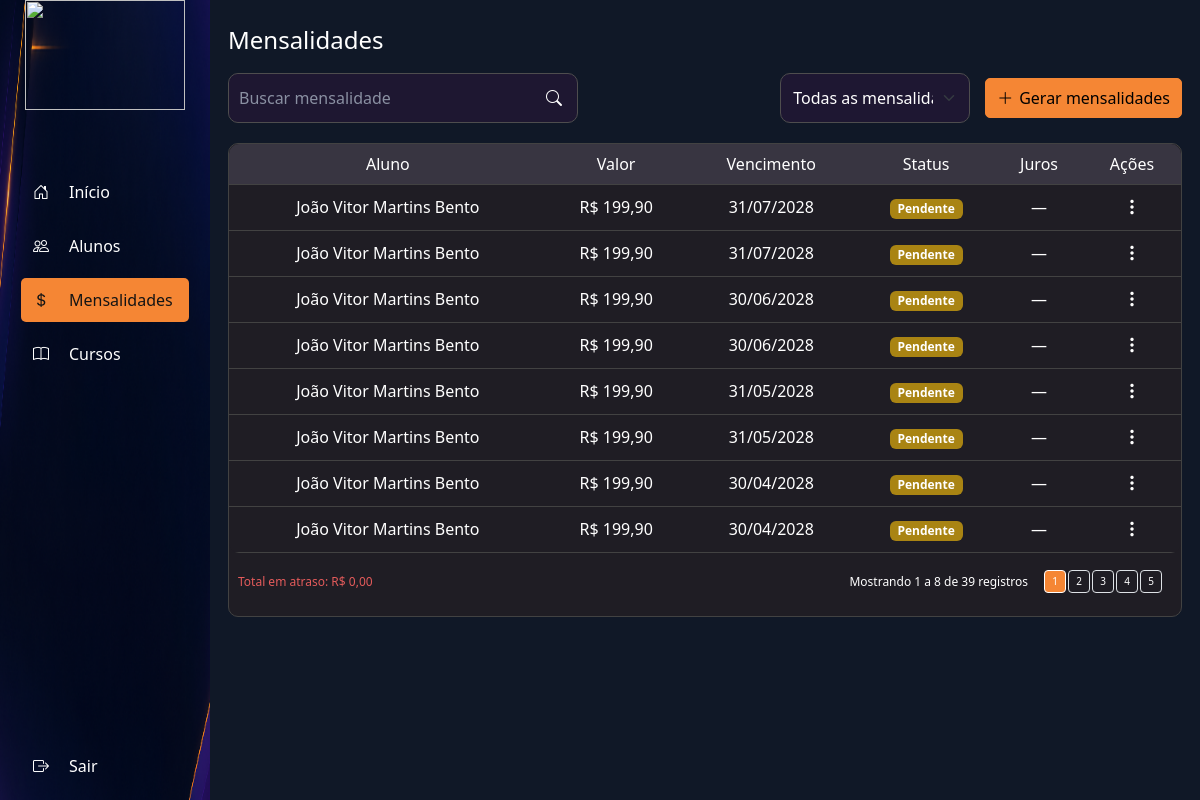
The page /compuway/system/mensalidades.php (signed in) on the database its author committed.
### tables this page shows
CREATE TABLE `pagamentos` (
  `id` int(11) NOT NULL,
  `cliente_id` int(11) NOT NULL,
  `curso_id` int(11) DEFAULT NULL,
  `valor` decimal(10,2) NOT NULL,
  `data_vencimento` date NOT NULL,
  `data_pagamento` date DEFAULT NULL,
  `status` enum('pendente','pago','atrasado') DEFAULT 'pendente',
  `matricula_id` int(11) DEFAULT NULL,
  `pacote_id` int(11) DEFAULT NULL,
  `referencia` char(7) DEFAULT NULL
);

CREATE TABLE `clientes` (
  `id` int(11) NOT NULL,
  `nome` varchar(150) NOT NULL,
  `email` varchar(150) NOT NULL,
  `senha` varchar(255) NOT NULL,
  `telefone` varchar(20) DEFAULT NULL,
  `data_cadastro` datetime DEFAULT current_timestamp(),
  `cpf` varchar(14) DEFAULT NULL,
  `data_nascimento` date DEFAULT NULL,
  `endereco` varchar(255) DEFAULT NULL,
  `ativo` tinyint(1) NOT NULL DEFAULT 1
);

### compuway/backend/financeiro.php (called while the page is built, shortened)
<?php
function atualizar_atrasados(mysqli $conexao): int
{
    $stmt = $conexao->prepare(
        "UPDATE pagamentos SET status = 'atrasado'
         WHERE status = 'pendente' AND data_vencimento < CURDATE()"
    );
    $stmt->execute();
    $marcados = $stmt->affected_rows;
    $stmt = $conexao->prepare(
        "UPDATE pagamentos SET status = 'pendente'
         WHERE status = 'atrasado' AND data_vencimento >= CURDATE()"
    );
    return $marcados;
}
function obter_resumo_financeiro(mysqli $conexao): array
{
    $totais = ["pago" => [0, 0.0], "pendente" => [0, 0.0], "atrasado" => [0, 0.0]];
    $res = $conexao->query("SELECT status, COUNT(*) AS qtd, COALESCE(SUM(valor),0) AS total FROM pagamentos GROUP BY status");
    while ($l = $res->fetch_assoc()) {
        if (isset($totais[$l["status"]])) {
            $totais[$l["status"]] = [(int)$l["qtd"], (float)$l["total"]];
        }
    }
    $recebido_mes = (float) $conexao->query(
        "SELECT COALESCE(SUM(valor),0) AS t FROM pagamentos
         WHERE status = 'pago'
           AND MONTH(data_pagamento) = MONTH(CURDATE())
           AND YEAR(data_pagamento)  = YEAR(CURDATE())"
    )->fetch_assoc()["t"];
    $inadimplentes = (int) $conexao->query(
        "SELECT COUNT(DISTINCT cliente_id) AS t FROM pagamentos WHERE status = 'atrasado'"
    )->fetch_assoc()["t"];
    $atrasados = [];
    $encargos = 0.0;
    $total_atualizado = 0.0;
    $res = $conexao->query(
        "SELECT p.id, p.valor, p.data_vencimento, c.nome AS cliente,
                COALESCE(cu.nome, pa.nome, 'Curso/pacote') AS curso
         FROM pagamentos p
         JOIN clientes c ON c.id = p.cliente_id
         LEFT JOIN cursos cu ON cu.id = p.curso_id
         LEFT JOIN pacotes pa ON pa.id = p.pacote_id
         WHERE p.status = 'atrasado'
         ORDER BY p.data_vencimento ASC"
    );
    return [
        "recebido"      => ["quantidade" => $totais["pago"][0],     "total" => $totais["pago"][1], "mes_atual" => $recebido_mes],
        "pendente"      => ["quantidade" => $totais["pendente"][0], "total" => $totais["pendente"][1]],
        "atrasado"      => ["quantidade" => $totais["atrasado"][0], "total" => $totais["atrasado"][1],
                            "inadimplentes" => $inadimplentes,
                            "encargos" => round($encargos, 2),
                            "total_com_encargos" => round($total_atualizado, 2)],
        "lista_atrasados" => $atrasados,
    ];
}

### compuway/system/mensalidades.php (the view, shortened to what this page needs)
<?php
require_once __DIR__ . '/../backend/conexao.php';
require_once __DIR__ . '/../backend/financeiro.php';
$sql = "SELECT p.id, p.cliente_id, p.curso_id, p.pacote_id, p.valor, p.data_vencimento, p.data_pagamento, p.status, p.referencia,
        c.nome AS aluno, COALESCE(cu.nome, pa.nome, '—') AS curso,
        COALESCE(p.referencia, DATE_FORMAT(p.data_vencimento, '%Y-%m')) AS referencia_exibicao
        FROM pagamentos p
        INNER JOIN clientes c ON c.id = p.cliente_id
        LEFT JOIN cursos cu ON cu.id = p.curso_id
        LEFT JOIN pacotes pa ON pa.id = p.pacote_id
        ORDER BY p.data_vencimento DESC, p.id DESC";
$resultado = $conexao->query($sql);
$mensalidades = [];
if ($resultado) { while ($linha = $resultado->fetch_assoc()) { $mensalidades[] = $linha; } }
$resumo = obter_resumo_financeiro($conexao);
$totalEmAtraso = (float)$resumo['atrasado']['total'];
function h($valor) { return htmlspecialchars((string)($valor ?? ''), ENT_QUOTES, 'UTF-8'); }
?>
<!DOCTYPE html>
<html lang="pt-BR">
<head>
    <link href="https://cdn.jsdelivr.net/npm/bootstrap@5.3.8/dist/css/bootstrap.min.css" rel="stylesheet">
    <link rel="stylesheet" href="https://cdn.jsdelivr.net/npm/bootstrap-icons@1.10.0/font/bootstrap-icons.css">
    <link rel="stylesheet" href="system.css">
    <link rel="stylesheet" href="gestao.css">
    <link rel="stylesheet" href="../components/sidebar.css">
</head>
<body>
<?php include __DIR__ . '/../components/sidebar.php'; ?>
<div class="main">
    <div class="gestao-header">
        <h1 class="title">Mensalidades</h1>
    </div>
    <div class="gestao-acoes">
        <div class="busca-container">
            <input type="text" id="buscaMensalidade" class="busca" placeholder="Buscar mensalidade" aria-label="Buscar mensalidade">
            <i class="bi bi-search"></i>
        </div>
        <select id="filtroMensalidade" class="form-select filter-gestao" aria-label="Filtrar mensalidades">
            <option value="todos">Todas as mensalidades</option><option value="pendente">Pendentes</option><option value="atrasado">Em atraso</option><option value="pago">Pagas</option>
        </select>
        <button type="button" class="btn btn-laranja" data-bs-toggle="modal" data-bs-target="#modalGerar"><i class="bi bi-plus-lg"></i> Gerar mensalidades</button>
    </div>
    <div class="gestao-tabela">
        <div class="table-responsive">
            <table class="table table-dark table-hover align-middle" id="tabelaMensalidades">
                <thead><tr><th>Aluno</th><th>Valor</th><th>Vencimento</th><th>Status</th><th>Juros</th><th>Ações</th></tr></thead>
                <tbody>
                <?php if (empty($mensalidades)): ?>
                    <tr><td colspan="6" class="text-center py-4">Nenhuma mensalidade cadastrada.</td></tr>
                <?php else: foreach ($mensalidades as $mensalidade):
                    $calculo = $mensalidade['status'] === 'atrasado' ? calcular_juros((float)$mensalidade['valor'], $mensalidade['data_vencimento']) : ['dias' => 0, 'multa' => 0, 'juros' => 0, 'total' => (float)$mensalidade['valor']];
                    $encargos = $calculo['multa'] + $calculo['juros'];
                    $statusTexto = $mensalidade['status'] === 'atrasado' ? 'Atrasada - ' . (int)$calculo['dias'] . ' dias' : ($mensalidade['status'] === 'pago' ? 'Paga' : 'Pendente');
                ?>
                    <tr data-status="<?= h($mensalidade['status']) ?>">
                        <td><?= h($mensalidade['aluno']) ?></td>
                        <td>R$ <?= number_format((float)$mensalidade['valor'], 2, ',', '.') ?></td>
                        <td><?= date('d/m/Y', strtotime($mensalidade['data_vencimento'])) ?></td>
                        <td><span class="badge status-<?= h($mensalidade['status']) ?>"><?= h($statusTexto) ?></span></td>
                        <td><?= $mensalidade['status'] === 'atrasado' ? 'R$ ' . number_format($encargos, 2, ',', '.') : '—' ?></td>
                        <td><div class="dropdown">
                            <button class="btn-acoes dropdown-toggle" data-bs-toggle="dropdown" aria-label="Ações"><i class="bi bi-three-dots-vertical"></i></button>
                        </div></td>
                    </tr>
                <?php endforeach; endif; ?>
                </tbody>
            </table>
        </div>
        <div class="gestao-rodape">
            <span id="totalAtraso">Total em atraso: R$ <?= number_format($totalEmAtraso, 2, ',', '.') ?></span>
            <span id="contadorMensalidades">Mostrando 0 a 0 de 0 registros</span>
            <nav aria-label="Paginação de mensalidades"><ul class="pagination pagination-sm mb-0" id="paginacaoMensalidades"></ul></nav>
        </div>
    </div>
</div>
</body>
</html>

### compuway/components/sidebar.php (shortened to what this page needs)
<?php $pagina_atual = basename($_SERVER['PHP_SELF']); ?>
<div class="sidebar">
    <img class="sidebar-logo" src="https://baetafilhoadvogados.com.br/wp-content/uploads/2022/09/1-8.png">
    <div class="options">
        <a href="dashboard.php" class="option <?php echo $pagina_atual=="dashboard.php" ? "active" : ""; ?>">
            <i class="bi bi-house-door me-2"></i> Início
        </a>
        <a href="alunos.php" class="option <?php echo $pagina_atual=="alunos.php" ? "active" : ""; ?>">
            <i class="bi bi-people me-2"></i> Alunos
        </a>
        <a href="mensalidades.php" class="option <?php echo $pagina_atual=="mensalidades.php" ? "active" : ""; ?>">
            <i class="bi bi-currency-dollar me-2"></i> Mensalidades
        </a>
        <a href="cursos.php" class="option <?php echo $pagina_atual=="cursos.php" ? "active" : ""; ?>">
            <i class="bi bi-book me-2"></i> Cursos
        </a>
        <a href="#" class="sair option" data-bs-toggle="modal" data-bs-target="#modalSair">
            <i class="bi bi-box-arrow-right me-2"></i> Sair
        </a>
    </div>
</div>

### compuway/system/system.css (style rules this page uses)
* { box-sizing: border-box; }
body { margin: 0; padding: 0; display: flex; flex-direction: row; align-items: flex-start; min-height: 100vh; overflow: hidden; }
.main { flex: 1; min-width: 0; min-height: 100vh; background-color: #1e1731; padding: 40px 20px 20px 20px; display: flex; flex-direction: column; justify-content: flex-start; }

### compuway/system/gestao.css (style rules this page uses)
body { background: #101827; color: #ffffff; overflow: hidden; }
.main { background: #101827; min-height: 100vh; height: 100vh; padding: 26px 18px 14px; overflow-y: auto; }
.sidebar { width: 92px; min-width: 92px; height: 100vh; gap: 24px; background-size: cover; }
.sidebar-logo { width: 86px; height: 76px; object-fit: contain; }
.sidebar .options { width: 88%; gap: 8px; font-size: 11px; }
.sidebar .option { gap: 5px; padding: 8px 5px; justify-content: flex-start; white-space: nowrap; }
.sidebar .option i { width: 18px; min-width: 18px; font-size: 16px; }
.sidebar .sair { margin-bottom: 12px; }
.gestao-header { display: flex; align-items: center; margin: 0 0 18px; }
.gestao-header .title { color: #ffffff; font-size: 24px; font-weight: 400; margin-bottom: 0; }
.gestao-acoes { display: flex; flex-direction: row; align-items: center; justify-content: space-between; gap: 10px; height: 50px; width: 100%; max-width: 1100px; margin: 0 auto 20px; }
.gestao-acoes .busca-container { display: flex; flex-direction: row; align-items: center; width: 350px; max-width: 42%; height: 50px; border: 1px solid #4e4d4e; border-radius: 10px; background-color: #1e1731; overflow: hidden; }
.gestao-acoes .busca-container i { color: #ffffff; padding: 10px 5px 10px 15px; margin-right: 10px; }
.gestao-acoes .busca { min-width: 0; height: 100%; padding: 0 10px; color: #ffffff; background-color: #1e1731; border: none; border-radius: 10px 0 0 10px; flex: 1; outline: none; }
.gestao-acoes .busca::placeholder { color: #8a90a2; }
.filter-gestao { height: 50px; width: auto; max-width: 190px; border-radius: 10px; background-color: #1e1732; color: #ffffff; border: 1px solid #4e4d4e; gap: 5px; margin-left: auto; margin-right: 5px; }
.filter-gestao option { background-color: #232b45; color: #ffffff; }
.btn-laranja { display: inline-flex; align-items: center; justify-content: center; gap: 6px; min-height: 40px; padding: 6px 11px; background-color: #F58634; color: #000000; border: 1px solid #F58634; border-radius: 5px; white-space: nowrap; }
.gestao-tabela { display: flex; flex-direction: column; justify-content: center; width: 100%; max-width: 1100px; min-height: 440px; gap: 10px; padding: 0 0 15px; margin: 0 auto; border: 1px solid #424242; border-radius: 10px; background: #1f1d24; overflow: visible; }
.gestao-tabela .table-responsive { width: 100%; border-radius: 10px; overflow-x: auto; }
.gestao-tabela .table { width: 100%; margin-bottom: 0; height: 100%; text-align: center; vertical-align: middle; color: #ffffff; --bs-table-bg: #1f1d24; --bs-table-color: #ffffff; --bs-table-hover-bg: #292633; --bs-table-hover-color: #ffffff; --bs-table-border-color: #424242; }
.gestao-tabela .table thead th { background-color: #383541; color: #ffffff; font-weight: 500; white-space: nowrap; }
.gestao-tabela .table tbody td { padding: 5px 6px; height: 45px; vertical-align: middle; }
.btn-acoes { background: none; border: 0; color: #ffffff; font-size: 18px; padding: 4px 8px; border-radius: 6px; }
.btn-acoes.dropdown-toggle::after { display: none; }
.gestao-rodape { display: flex; flex-direction: row; align-items: center; gap: 12px; min-height: 38px; padding: 7px 9px; margin-top: auto; color: #ffffff; font-size: 12px; }
.gestao-rodape > span:first-child { margin-right: auto; }
.gestao-rodape #contadorMensalidades { margin-right: 4px; }
.pagination { gap: 3px; margin-right: 10px; border-color: #4e4d4e; --bs-pagination-color: #ffffff; --bs-pagination-hover-color: #6d6d6d; --bs-pagination-hover-bg: #d4cece; --bs-pagination-hover-border-color: #dee2e6; --bs-pagination-active-color: #ffffff; --bs-pagination-active-bg: #F58634; --bs-pagination-active-border-color: #ffffff; --bs-pagination-bg: #1f1d24; --bs-pagination-disabled-color: #888383; --bs-pagination-disabled-bg: #1f1d24; }
.status-pendente { color: #ffffff; background: #a98413; }
#totalAtraso { color: #e45b5b; }

### rows shown on the page
pagamentos: cliente.nome "João Vitor Martins Bento", valor "199,90", data_vencimento "31/07/2028", status "Pendente"
pagamentos: cliente.nome "João Vitor Martins Bento", valor "199,90", data_vencimento "31/07/2028", status "Pendente"
pagamentos: cliente.nome "João Vitor Martins Bento", valor "199,90", data_vencimento "30/06/2028", status "Pendente"
pagamentos: cliente.nome "João Vitor Martins Bento", valor "199,90", data_vencimento "30/06/2028", status "Pendente"
pagamentos: cliente.nome "João Vitor Martins Bento", valor "199,90", data_vencimento "31/05/2028", status "Pendente"
pagamentos: cliente.nome "João Vitor Martins Bento", valor "199,90", data_vencimento "31/05/2028", status "Pendente"
pagamentos: cliente.nome "João Vitor Martins Bento", valor "199,90", data_vencimento "30/04/2028", status "Pendente"
pagamentos: cliente.nome "João Vitor Martins Bento", valor "199,90", data_vencimento "30/04/2028", status "Pendente"

### other values the page prints
$totalEmAtraso "0,00"
